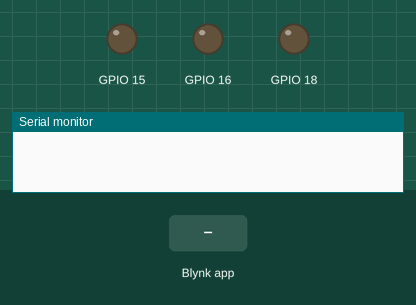
A sketch run on a simulated ESP32. Shown: output pins drawn as LEDs (lit = HIGH), the last lines printed to the serial monitor. The test bench sets the inputs (shaded band). WiFi joins after 1.5 s; servers stay silent unless stated.

Above: at 3.0 s.
3.1 s: Blynk app writes 1 to V1
At 4.3 s:
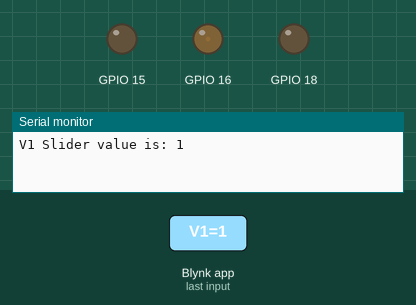
4.6 s: Blynk app writes 200 to V1
At 5.6 s:
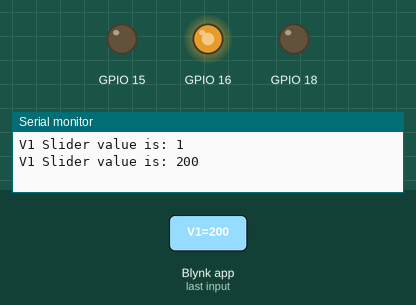
6.1 s: Blynk app writes 1 to V2
At 6.7 s:
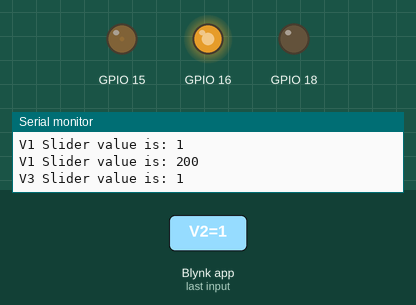
7.6 s: Blynk app writes 0 to V1
At 7.9 s:
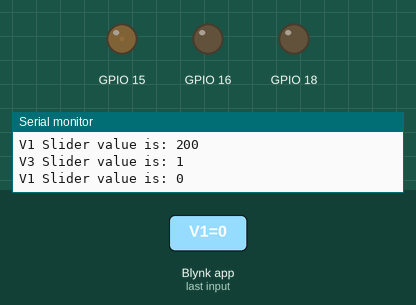
9.1 s: Blynk app writes 200 to V2
At 10.2 s:
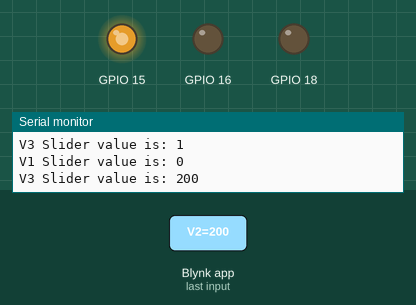
10.6 s: Blynk app writes 1 to V3
At 11.3 s:
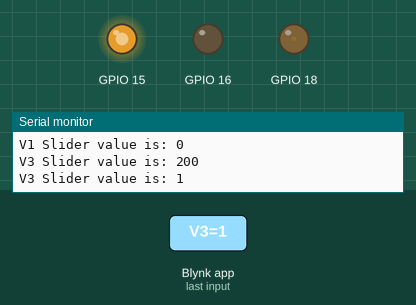
Timing chart, 0 to 13.1 s (numbered marks = the images above; inputs shaded):
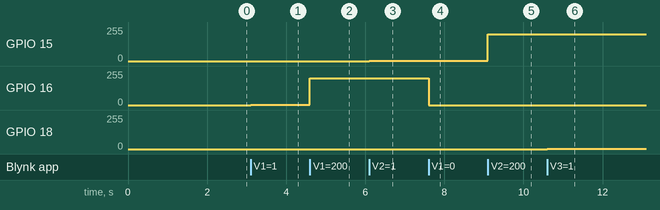

The sketch:

blynk_dimmer.ino
```cpp
// (licence header left out)
/* Comment this out to disable prints and save space */
#define BLYNK_PRINT Serial


#include <WiFi.h>
#include <WiFiClient.h>
#include <BlynkSimpleEsp32.h>

// You should get Auth Token in the Blynk App.
// Go to the Project Settings (nut icon).
char auth[] = "token";

char ssid[] = "ssid_name";
char pass[] = "ssid_password";

BLYNK_WRITE(V1)
{
  int pinValue = param.asInt();
  Serial.print("V1 Slider value is: ");
  Serial.println(pinValue);

  ledcWrite(0, pinValue);
}

BLYNK_WRITE(V2)
{
  int pinValue = param.asInt();
  Serial.print("V3 Slider value is: ");
  Serial.println(pinValue);

  ledcWrite(1, pinValue);
}

BLYNK_WRITE(V3)
{
  int pinValue = param.asInt();
  Serial.print("V3 Slider value is: ");
  Serial.println(pinValue);

  ledcWrite(2, pinValue);
}

void setup()
{

  ledcSetup(0, 3000, 8);
  ledcAttachPin(16, 0);

  ledcSetup(1, 3000, 8);
  ledcAttachPin(15, 1);


  ledcSetup(2, 3000, 8);
  ledcAttachPin(18, 2);


  // Debug console
  Serial.begin(115200);

  Blynk.begin(auth, ssid, pass);
  // You can also specify server:
  //Blynk.begin(auth, ssid, pass, "blynk-cloud.com", 80);
  //Blynk.begin(auth, ssid, pass, IPAddress(192,168,1,100), 8080);
}

void loop()
{
  Blynk.run();
}
```

Measured:
- after the input at 3.1 s, GPIO 16: 0/255 → 1/255 at once
- after the input at 4.6 s, GPIO 16: 1/255 → 199/255 at once
- after the input at 6.1 s, GPIO 15: 0/255 → 1/255 at once
- after the input at 7.6 s, GPIO 16: 199/255 → 0/255 at once
- after the input at 9.1 s, GPIO 15: 1/255 → 199/255 at once
- after the input at 10.6 s, GPIO 18: 0/255 → 1/255 at once
